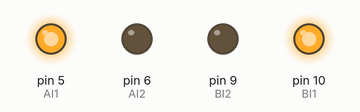
Simulated run of this sketch. Board: Arduino Uno, built with avr-gcc and run on an emulated ATmega328P. Shown: output pins drawn as LEDs (lit = HIGH).

Above: at 0.5 s.
At 1.5 s:
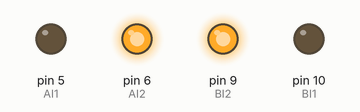
At 6.2 s:
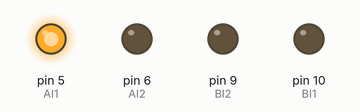
Timing chart, 0 to 8.1 s (numbered marks = the images above):
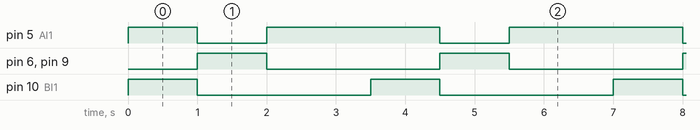

Measured:
- by itself, pin 5 (AI1): repeats every 3.5 s: LOW 1.0 s, HIGH 2.5 s
- by itself, pin 6 (AI2), pin 9 (BI2), pin 10 (BI1): alternates HIGH for 1.0 s and LOW for 2.5 s
- by itself, everything shown: repeats every 3.5 s, in 3 steps

The sketch:

ejemploMotoresFuncionSesion1.ino
```cpp
#define AI1 5
#define AI2 6
#define BI1 10
#define BI2 9

void Motoriz(int value) {
  if ( value >= 0 ) {
    analogWrite(BI1, value);
    analogWrite(BI2, 0);
  } else {
    value *= -1;
    analogWrite(BI1, 0);
    analogWrite(BI2, value);
  }
}
// Función accionamiento motor derecho
void Motorde(int value) {
  if ( value >= 0 ) {
    analogWrite(AI1, value);
    analogWrite(AI2, 0);
  } else {
    value *= -1;
    analogWrite(AI1, 0);
    analogWrite(AI2, value);
  }
}

//Accionamiento de motores
void Motor(int left, int righ) {
  Motoriz(left);
  Motorde(righ);
}
void setup() {
  // put your setup code here, to run once:
  pinMode(BI2  , OUTPUT);
  pinMode(BI1  , OUTPUT);
  pinMode(AI1  , OUTPUT);
  pinMode(AI2  , OUTPUT);
}

void loop() {
  // put your main code here, to run repeatedly:
  Motor(255,255);
  delay(1000);
  Motor(-255,-255);
  delay(1000);
  Motor(0,255);
  delay(1500);
}
```
